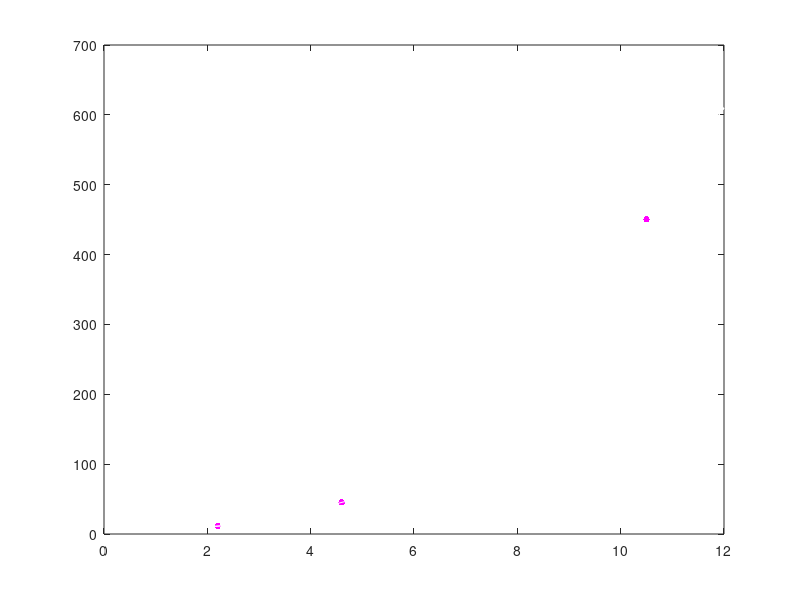
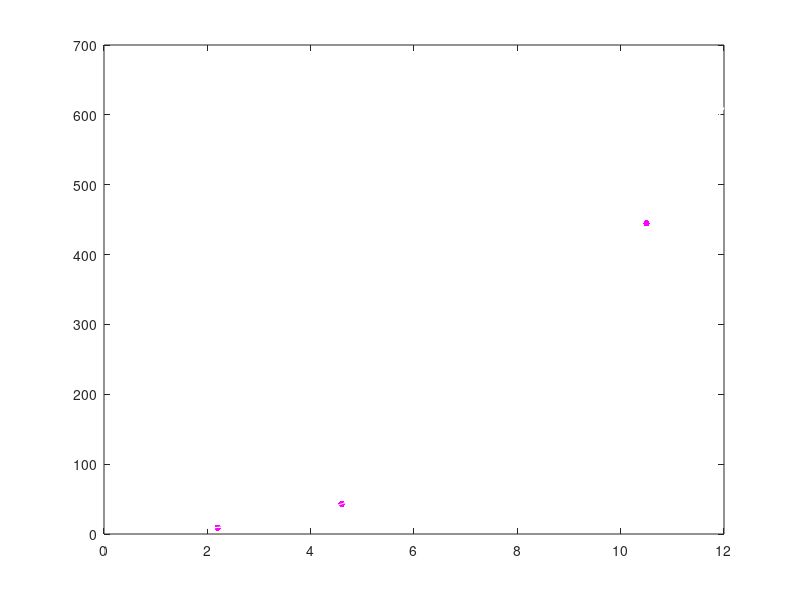

Recreate these plots in MATLAB, in order.
clear;
clc;

% alg for linear splines, derive coefficients for a)
% fi(x) = yi + ci(x-xi),
% ci = yi+1 - yi / xi+1 - xi
% then predict f(x) values based on range and x given
% xE[xi,xi+1]

xi = [1 3 5 7 9 12]; % x data points
yi = [4.5 15.8 52.6 130.4 290.7 610.2]; % f(x) data points
coeff = [0 0 0 0 0]; % initialize c vector
fx = [0 0 0]; % initialize predicted f(x) values vector
xa = [2.2 4.6 10.5]; % x values to use

figure
for j = 1:3 % for x given
    for i = 1:5 % for x and y points from 1 to 5
        coeff(i) = (yi(i+1)-yi(i))/(xi(i+1)-xi(i)); % c_i forumla
        x = xi(i):0.5:xi(i+1); % x axis for each equation/spline found
        plot(x,yi(i) + coeff(i)*(x-xi(i)), 'Color','w') % plot spline
        if xa(j) > xi(i) && xa(j) < xi(i+1) % if x value is in the domain of two x points then plot point on that spline
            fx(j) = yi(i) + coeff(i)*(xa(j)-xi(i)); % using the minimum of the domain and its corresponding y
            line(xa(j),fx(j),"Marker",".","MarkerSize",15,"Color",'m')
        end
        hold on;
    end
end
hold off;
disp(coeff)
disp(fx)

% cubic splines
% aix^3 + bix+2 + cix + di
% first set, i = [1:n-1]
% yi = aixi^3 + bixi^2 + cixi^2 + di
% yi+1 = aixi+1^3 + bixi+1^2 + cixi+1 + di
% second set - first derivative, i starts at 2
% 3ai-1xi^2 + 2bi-1xi + ci-1 = 3aixi^2 + 2bixi + ci
% third set - second derivative, i starts at 2
% 6ai-1xi + 2bi-1 = 6aixi + 2bi
% last set
% 6a1x1 + 2b1 = 0
% 6n-1xn + 2bn-1 = 0
% solve matrix

A = zeros(20); % initialize matrix
% constant vector
y = [4.5 15.8 52.6 130.4 290.7 15.8 52.6 130.4 290.7 610.2 0 0 0 0 0 0 0 0 0 0];
sol = y.'; % make into column vector

% matrix layout, equations in order from first set of conditions (i = 1:5) to last
%              a1 a2 a3 ... d4 d5
% f1(x1)
% f2(x2)
% ...          [coefficient values]
% 6a1x1 + 2b1
% 6a5x5 + 2b5

for i = 1:5 % first set, then plug coefficients into matrix
    % variables of same letter next to each other, so offset horizontally
    % based on letter
    % offset equations vertically based on which set of equations and which f(x)i it is
    A(i,i) = xi(i).^3;
    A(i,i+5) = xi(i).^2;
    A(i,i+10) = xi(i);
    A(i,i+15) = 1;
    A(i+5,i) = xi(i+1).^3;
    A(i+5,i+5) = xi(i+1).^2;
    A(i+5,i+10) = xi(i+1);
    A(i+5,i+15) = 1;
end

for i = 2:5 % for second and third sets of equations
    A(i+9,i-1) = 3*xi(i)^2;
    A(i+9,i) = -3*xi(i)^2;
    A(i+9,i+4) = 2*xi(i);
    A(i+9,i+5) = -2*xi(i);
    A(i+9,i+9) = 1;
    A(i+9,i+10) = -1;

    A(i+13,i-1) = 6*xi(i);
    A(i+13,i) = -6*xi(i);
    A(i+13,i+4) = 2;
    A(i+13,i+5) = -2;
end
% fourth set
A(19,1) = 6*xi(1);
A(19,6) = 2;
A(20,5) = 6*xi(6);
A(20,10) = 2;
% solve
coeff = A\sol;
% split up based on letter
a = coeff(1:5);
b = coeff(6:10);
c = coeff(11:15);
d = coeff(16:20);

figure
for j = 1:3 % for x given
    for i = 1:5
        x = xi(i):0.5:xi(i+1); % x axis for each equation/spline found
        plot(x,a(i)*x.^3 + b(i)*x.^2 + c(i)*x + d(i),'Color','w') % plot with coefficients solved
        hold on;
        if xa(j) > xi(i) && xa(j) < xi(i+1) % if x value is in the domain of two x points then plot point on that spline
            x = xa(j);
            fx(j) = a(i)*x.^3 + b(i)*x.^2 + c(i)*x + d(i); % using the minimum of the domain and its corresponding y
            line(x,fx(j),"Marker",".","MarkerSize",15,"Color",'m')
        end
    end
end
hold off;
disp(coeff)
disp(fx)
